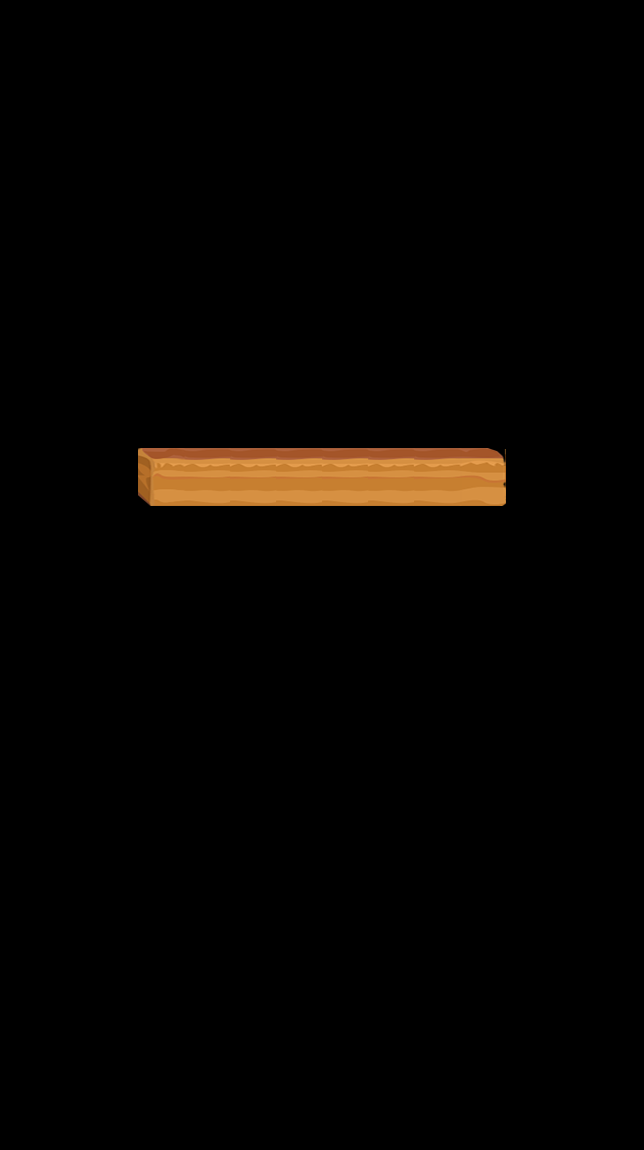

The image is a tile-based game level rendered from a .tmx file. Its description and source (layers, tilesets, objects; grid data summarised) follow:
An orthogonal 14x25 tile map with 46x46 px tiles, 1 tile layer (layer1) and 16 objects (startPos1, startPos2, startPos3, trap, apple, ...).

<map version="1.0" orientation="orthogonal" renderorder="right-down" width="14" height="25" tilewidth="46" tileheight="46">
 <tileset firstgid="1" name="road" tilewidth="46" tileheight="58">
  <image source="road.png" width="184" height="58" />
 </tileset>
 <layer name="layer1" width="14" height="25">
  <data>[350 cells, 8 non-empty, 3 distinct tile ids]</data>
 </layer>
 <objectgroup name="objLayer">
  <object name="startPos1" x="159.667" y="437.333" />
  <object name="startPos2" x="114.333" y="437.333" />
  <object name="startPos3" x="114" y="484.333" />
  <object name="trap" x="298.333" y="436.667">
   <properties>
    <property name="dir" value="up" />
   </properties>
  </object>
  <object name="apple" x="298.333" y="344.667" />
  <object name="exit" x="482.333" y="436.333" />
 </objectgroup>
 <objectgroup name="tipsLayer">
  <object name="1" x="213.333" y="430.667">
   <properties>
    <property name="dir" value="right" />
   </properties>
   <ellipse />
  </object>
  <object name="2" x="253.333" y="430.667">
   <properties>
    <property name="dir" value="right" />
   </properties>
   <ellipse />
  </object>
  <object name="3" x="257.333" y="389.333">
   <properties>
    <property name="dir" value="up" />
   </properties>
   <ellipse />
  </object>
  <object name="4" x="253.333" y="353.333">
   <properties>
    <property name="dir" value="up" />
   </properties>
   <ellipse />
  </object>
  <object name="5" x="301.333" y="344">
   <properties>
    <property name="dir" value="right" />
   </properties>
   <ellipse />
  </object>
  <object name="6" x="344" y="349.333">
   <properties>
    <property name="dir" value="right" />
   </properties>
   <ellipse />
  </object>
  <object name="7" x="344" y="440">
   <properties>
    <property name="dir" value="down" />
   </properties>
   <ellipse />
  </object>
  <object name="8" x="394.667" y="442.667">
   <properties>
    <property name="dir" value="right" />
   </properties>
   <ellipse />
  </object>
  <object name="9" x="432" y="438.667">
   <properties>
    <property name="dir" value="right" />
   </properties>
   <ellipse />
  </object>
  <object name="10" x="481.333" y="444">
   <properties>
    <property name="dir" value="right" />
   </properties>
   <ellipse />
  </object>
 </objectgroup>
</map>
